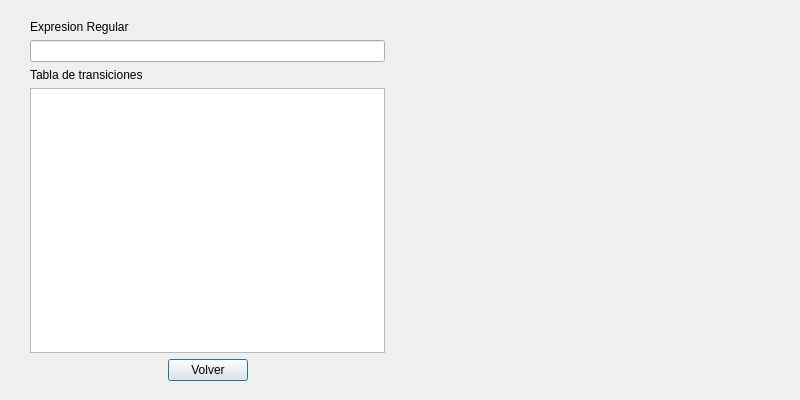
<?xml version="1.0" encoding="UTF-8"?>
<ui version="4.0">
 <class>stateTableContent</class>
 <widget class="QDialog" name="stateTableContent">
  <property name="geometry">
   <rect>
    <x>0</x>
    <y>0</y>
    <width>800</width>
    <height>400</height>
   </rect>
  </property>
  <property name="windowTitle">
   <string>Dialog</string>
  </property>
  <widget class="QWidget" name="layoutWidget">
   <property name="geometry">
    <rect>
     <x>30</x>
     <y>20</y>
     <width>741</width>
     <height>361</height>
    </rect>
   </property>
   <layout class="QHBoxLayout" name="horizontalLayout_5">
    <item>
     <layout class="QHBoxLayout" name="commandLayout">
      <item>
       <layout class="QVBoxLayout" name="verticalLayout_2">
        <item>
         <layout class="QVBoxLayout" name="verticalLayout">
          <item>
           <widget class="QLabel" name="regex">
            <property name="text">
             <string>Expresion Regular</string>
            </property>
           </widget>
          </item>
          <item>
           <widget class="QLineEdit" name="regexContent"/>
          </item>
          <item>
           <layout class="QHBoxLayout" name="horizontalLayout_3"/>
          </item>
          <item>
           <widget class="QLabel" name="transTable">
            <property name="text">
             <string>Tabla de transiciones</string>
            </property>
           </widget>
          </item>
          <item>
           <widget class="QTableWidget" name="transTableContent"/>
          </item>
         </layout>
        </item>
        <item>
         <layout class="QHBoxLayout" name="horizontalLayout_6">
          <item>
           <spacer name="horizontalSpacer">
            <property name="orientation">
             <enum>Qt::Horizontal</enum>
            </property>
            <property name="sizeHint" stdset="0">
             <size>
              <width>40</width>
              <height>20</height>
             </size>
            </property>
           </spacer>
          </item>
          <item>
           <widget class="QPushButton" name="pushBack">
            <property name="text">
             <string>Volver</string>
            </property>
           </widget>
          </item>
          <item>
           <spacer name="horizontalSpacer_2">
            <property name="orientation">
             <enum>Qt::Horizontal</enum>
            </property>
            <property name="sizeHint" stdset="0">
             <size>
              <width>40</width>
              <height>20</height>
             </size>
            </property>
           </spacer>
          </item>
         </layout>
        </item>
        <item>
         <layout class="QHBoxLayout" name="horizontalLayout"/>
        </item>
       </layout>
      </item>
      <item>
       <widget class="QLabel" name="spacer1">
        <property name="text">
         <string/>
        </property>
       </widget>
      </item>
     </layout>
    </item>
    <item>
     <widget class="QWidget" name="imageLayout" native="true">
      <layout class="QHBoxLayout" name="horizontalSpacer_7">
       <item>
        <widget class="QWidget" name="horizontalLayout_4" native="true">
         <layout class="QVBoxLayout" name="verticalLayout_3">
          <item>
           <spacer name="verticalSpacer">
            <property name="orientation">
             <enum>Qt::Vertical</enum>
            </property>
            <property name="sizeHint" stdset="0">
             <size>
              <width>20</width>
              <height>40</height>
             </size>
            </property>
           </spacer>
          </item>
          <item>
           <layout class="QHBoxLayout" name="horizontalLayout_2">
            <item>
             <spacer name="horizontalSpacer_3">
              <property name="orientation">
               <enum>Qt::Horizontal</enum>
              </property>
              <property name="sizeHint" stdset="0">
               <size>
                <width>40</width>
                <height>20</height>
               </size>
              </property>
             </spacer>
            </item>
            <item>
             <widget class="QLabel" name="image">
              <property name="text">
               <string/>
              </property>
             </widget>
            </item>
            <item>
             <spacer name="horizontalSpacer_4">
              <property name="orientation">
               <enum>Qt::Horizontal</enum>
              </property>
              <property name="sizeHint" stdset="0">
               <size>
                <width>40</width>
                <height>20</height>
               </size>
              </property>
             </spacer>
            </item>
           </layout>
          </item>
          <item>
           <spacer name="verticalSpacer_2">
            <property name="orientation">
             <enum>Qt::Vertical</enum>
            </property>
            <property name="sizeHint" stdset="0">
             <size>
              <width>20</width>
              <height>40</height>
             </size>
            </property>
           </spacer>
          </item>
         </layout>
        </widget>
       </item>
      </layout>
     </widget>
    </item>
   </layout>
  </widget>
 </widget>
 <resources/>
 <connections/>
</ui>
